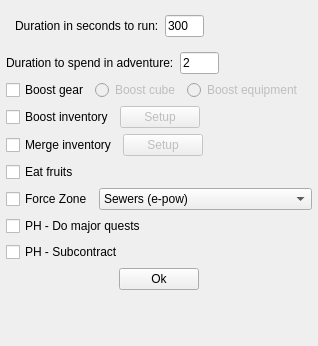
<?xml version="1.0" encoding="UTF-8"?>
<ui version="4.0">
 <class>OptionsWindow</class>
 <widget class="QDialog" name="OptionsWindow">
  <property name="geometry">
   <rect>
    <x>0</x>
    <y>0</y>
    <width>318</width>
    <height>346</height>
   </rect>
  </property>
  <property name="windowTitle">
   <string>NGU Script by Satyric - Options</string>
  </property>
  <widget class="QWidget" name="centralwidget">
   <property name="geometry">
    <rect>
     <x>0</x>
     <y>0</y>
     <width>318</width>
     <height>373</height>
    </rect>
   </property>
   <layout class="QVBoxLayout" name="verticalLayout">
    <property name="leftMargin">
     <number>6</number>
    </property>
    <property name="topMargin">
     <number>6</number>
    </property>
    <property name="rightMargin">
     <number>6</number>
    </property>
    <property name="bottomMargin">
     <number>6</number>
    </property>
    <item>
     <layout class="QVBoxLayout" name="verticalLayout_2">
      <item>
       <widget class="QWidget" name="w_duration_2" native="true">
        <layout class="QHBoxLayout" name="w_duration">
         <item>
          <widget class="QLabel" name="label_duration">
           <property name="whatsThis">
            <string extracomment="Duration in seconds to snipe in itopod before going to inventory/ygg etc"/>
           </property>
           <property name="text">
            <string>Duration in seconds to run:</string>
           </property>
          </widget>
         </item>
         <item>
          <widget class="QLineEdit" name="line_duration">
           <property name="maximumSize">
            <size>
             <width>39</width>
             <height>16777215</height>
            </size>
           </property>
           <property name="text">
            <string>300</string>
           </property>
           <property name="placeholderText">
            <string extracomment="Duration in seconds to run before going to inventory"/>
           </property>
          </widget>
         </item>
         <item>
          <spacer name="horizontalSpacer_2">
           <property name="orientation">
            <enum>Qt::Horizontal</enum>
           </property>
           <property name="sizeHint" stdset="0">
            <size>
             <width>40</width>
             <height>20</height>
            </size>
           </property>
          </spacer>
         </item>
        </layout>
       </widget>
      </item>
      <item>
       <layout class="QHBoxLayout" name="w_adv_duration">
        <item>
         <widget class="QLabel" name="label_adv_duration">
          <property name="text">
           <string>Duration to spend in adventure:</string>
          </property>
         </widget>
        </item>
        <item>
         <widget class="QLineEdit" name="line_adv_duration">
          <property name="maximumSize">
           <size>
            <width>39</width>
            <height>16777215</height>
           </size>
          </property>
          <property name="toolTip">
           <string>Duration in minutes that the questing method will run until returning to boost/merge/etc</string>
          </property>
          <property name="text">
           <string>2</string>
          </property>
          <property name="placeholderText">
           <string/>
          </property>
         </widget>
        </item>
        <item>
         <spacer name="horizontalSpacer_6">
          <property name="orientation">
           <enum>Qt::Horizontal</enum>
          </property>
          <property name="sizeHint" stdset="0">
           <size>
            <width>40</width>
            <height>20</height>
           </size>
          </property>
         </spacer>
        </item>
       </layout>
      </item>
      <item>
       <layout class="QHBoxLayout" name="w_boost_equipment">
        <item>
         <widget class="QCheckBox" name="check_gear">
          <property name="text">
           <string>Boost gear</string>
          </property>
         </widget>
        </item>
        <item>
         <widget class="QRadioButton" name="radio_cube">
          <property name="enabled">
           <bool>false</bool>
          </property>
          <property name="toolTip">
           <string>This will only right click the cube</string>
          </property>
          <property name="text">
           <string>Boost cube</string>
          </property>
         </widget>
        </item>
        <item>
         <widget class="QRadioButton" name="radio_equipment">
          <property name="enabled">
           <bool>false</bool>
          </property>
          <property name="toolTip">
           <string>This will boost all equipment before clicking the cube</string>
          </property>
          <property name="text">
           <string>Boost equipment</string>
          </property>
         </widget>
        </item>
        <item>
         <spacer name="horizontalSpacer">
          <property name="orientation">
           <enum>Qt::Horizontal</enum>
          </property>
          <property name="sizeHint" stdset="0">
           <size>
            <width>40</width>
            <height>20</height>
           </size>
          </property>
         </spacer>
        </item>
       </layout>
      </item>
      <item>
       <layout class="QHBoxLayout" name="w_boost_inventory">
        <item>
         <widget class="QCheckBox" name="check_boost_inventory">
          <property name="toolTip">
           <string>Put the gear you wish to boost starting in the first slot on inventory page 1. A value of 4 will boost the first 4 slots in the inventory. This overrides the Boost cube setting!</string>
          </property>
          <property name="whatsThis">
           <string/>
          </property>
          <property name="text">
           <string>Boost inventory</string>
          </property>
         </widget>
        </item>
        <item>
         <widget class="QPushButton" name="button_boost_inventory">
          <property name="enabled">
           <bool>false</bool>
          </property>
          <property name="text">
           <string>Setup</string>
          </property>
         </widget>
        </item>
        <item>
         <spacer name="horizontalSpacer_3">
          <property name="orientation">
           <enum>Qt::Horizontal</enum>
          </property>
          <property name="sizeHint" stdset="0">
           <size>
            <width>40</width>
            <height>20</height>
           </size>
          </property>
         </spacer>
        </item>
       </layout>
      </item>
      <item>
       <layout class="QHBoxLayout" name="w_merge_inventory">
        <item>
         <widget class="QCheckBox" name="check_merge_inventory">
          <property name="toolTip">
           <string>Put the gear you wish to merge starting in the first slot on inventory page 1. A value of 4 will merge the first 4 slots in the inventory. </string>
          </property>
          <property name="text">
           <string>Merge inventory</string>
          </property>
         </widget>
        </item>
        <item>
         <widget class="QPushButton" name="button_merge_inventory">
          <property name="enabled">
           <bool>false</bool>
          </property>
          <property name="text">
           <string>Setup</string>
          </property>
         </widget>
        </item>
        <item>
         <spacer name="horizontalSpacer_4">
          <property name="orientation">
           <enum>Qt::Horizontal</enum>
          </property>
          <property name="sizeHint" stdset="0">
           <size>
            <width>40</width>
            <height>20</height>
           </size>
          </property>
         </spacer>
        </item>
       </layout>
      </item>
      <item>
       <layout class="QHBoxLayout" name="w_fruits">
        <item>
         <widget class="QCheckBox" name="check_fruits">
          <property name="toolTip">
           <string>This will click &quot;harvest all max tier fruits&quot;</string>
          </property>
          <property name="whatsThis">
           <string/>
          </property>
          <property name="text">
           <string>Eat fruits</string>
          </property>
         </widget>
        </item>
        <item>
         <spacer name="horizontalSpacer_5">
          <property name="orientation">
           <enum>Qt::Horizontal</enum>
          </property>
          <property name="sizeHint" stdset="0">
           <size>
            <width>40</width>
            <height>20</height>
           </size>
          </property>
         </spacer>
        </item>
       </layout>
      </item>
      <item>
       <layout class="QHBoxLayout" name="w_force">
        <item>
         <widget class="QCheckBox" name="check_force">
          <property name="toolTip">
           <string>Abandon quests until you get the selected zone.</string>
          </property>
          <property name="text">
           <string>Force Zone</string>
          </property>
         </widget>
        </item>
        <item>
         <widget class="QComboBox" name="combo_force">
          <item>
           <property name="text">
            <string>Sewers (e-pow)</string>
           </property>
          </item>
          <item>
           <property name="text">
            <string>Forest (m-pow)</string>
           </property>
          </item>
          <item>
           <property name="text">
            <string>High Security Base (e-NGU)</string>
           </property>
          </item>
          <item>
           <property name="text">
            <string>The 2D Universe (e-bar)</string>
           </property>
          </item>
          <item>
           <property name="text">
            <string>A Very Strange Place (e-beard)</string>
           </property>
          </item>
          <item>
           <property name="text">
            <string>Mega Lands (m-beard)</string>
           </property>
          </item>
          <item>
           <property name="text">
            <string>The Beardverse (drop chance)</string>
           </property>
          </item>
          <item>
           <property name="text">
            <string>Chocolate World (stats)</string>
           </property>
          </item>
          <item>
           <property name="text">
            <string>The Evilverse (e-wandoos)</string>
           </property>
          </item>
          <item>
           <property name="text">
            <string>Pretty Pink Princess Land (m-wandoos)</string>
           </property>
          </item>
         </widget>
        </item>
        <item>
         <spacer name="horizontalSpacer_7">
          <property name="orientation">
           <enum>Qt::Horizontal</enum>
          </property>
          <property name="sizeHint" stdset="0">
           <size>
            <width>40</width>
            <height>20</height>
           </size>
          </property>
         </spacer>
        </item>
       </layout>
      </item>
      <item>
       <layout class="QHBoxLayout" name="w_major">
        <item>
         <widget class="QCheckBox" name="check_major">
          <property name="toolTip">
           <string>Does major quests as they become available, this will override the force zone option if you have any majors banked.</string>
          </property>
          <property name="text">
           <string>PH - Do major quests</string>
          </property>
         </widget>
        </item>
       </layout>
      </item>
      <item>
       <layout class="QHBoxLayout" name="w_subcontract">
        <item>
         <widget class="QCheckBox" name="check_subcontract">
          <property name="text">
           <string>PH - Subcontract</string>
          </property>
         </widget>
        </item>
       </layout>
      </item>
      <item alignment="Qt::AlignHCenter">
       <widget class="QPushButton" name="button_ok">
        <property name="text">
         <string>Ok</string>
        </property>
       </widget>
      </item>
      <item>
       <layout class="QHBoxLayout" name="horizontalLayout_6"/>
      </item>
     </layout>
    </item>
    <item>
     <spacer name="verticalSpacer">
      <property name="orientation">
       <enum>Qt::Vertical</enum>
      </property>
      <property name="sizeHint" stdset="0">
       <size>
        <width>20</width>
        <height>40</height>
       </size>
      </property>
     </spacer>
    </item>
   </layout>
  </widget>
 </widget>
 <resources/>
 <connections/>
</ui>
